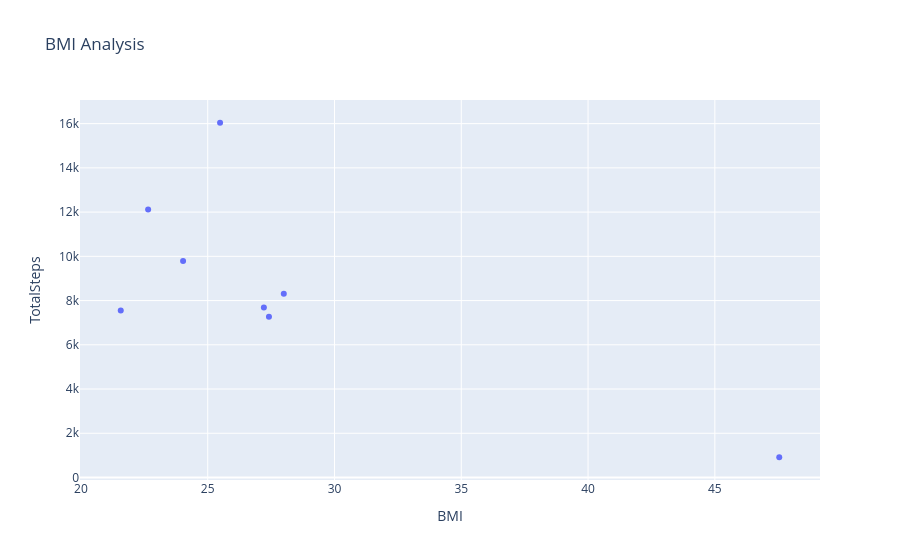

The notebook cell saved with this chart:
### Code cell
fig2 = px.scatter(bmi_activity, x = 'BMI', y = 'TotalSteps', title = 'BMI Analysis')
fig2.show()

### Figure 1 — Plotly figure (JSON) as saved in the notebook; plotly's stock layout.template omitted (floating-point values rounded to 4 significant figures)
{"data": [{"hovertemplate": "BMI=%{x}<br>TotalSteps=%{y}<extra></extra>", "legendgroup": "", "marker": {"color": "#636efa", "symbol": "circle"}, "mode": "markers", "name": "", "orientation": "v", "showlegend": false, "type": "scatter", "x": [22.65, 47.54, 21.57, 27.41, 27.21, 28.0, 24.03, 25.49], "xaxis": "x", "y": [12120.0, 916.1, 7556.0, 7269.0, 7685.0, 8304.0, 9795.0, 16040.0], "yaxis": "y"}], "layout": {"legend": {"tracegroupgap": 0}, "title": {"text": "BMI Analysis"}, "xaxis": {"anchor": "y", "domain": [0, 1], "title": {"text": "BMI"}}, "yaxis": {"anchor": "x", "domain": [0, 1], "title": {"text": "TotalSteps"}}}}
